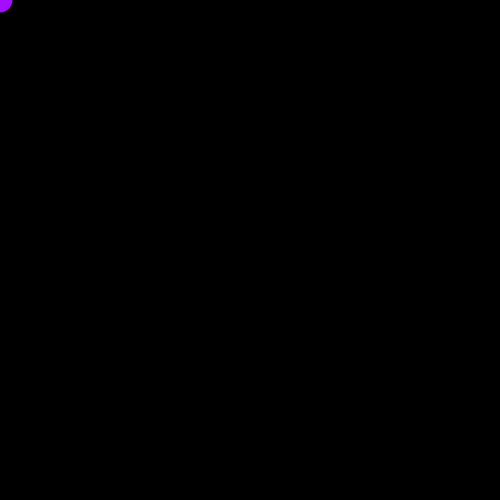
Frame 1 (no input)
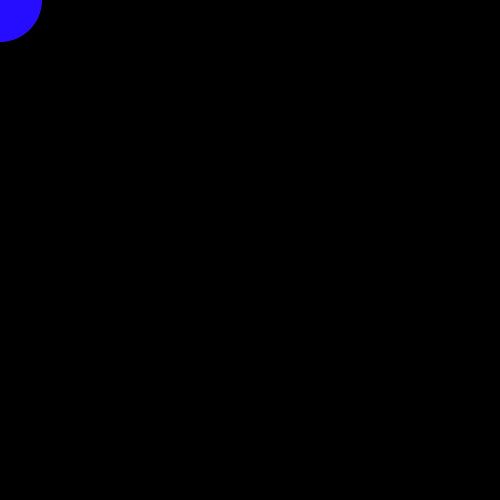
Frame 60 (the mouse pressed at the canvas centre just before this capture)
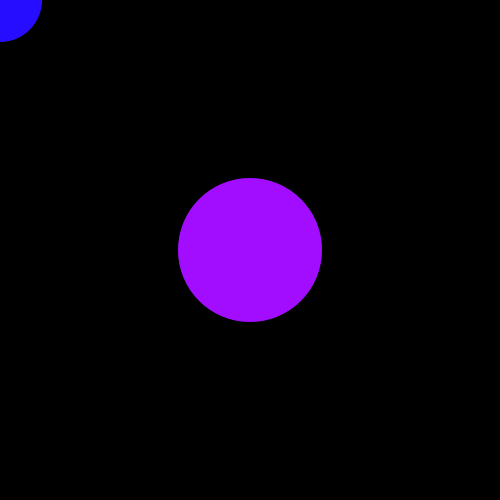
Frame 120 (the mouse held since frame 60 and released just before this capture)

The Processing sketch that drew these frames (run headless with seeded random() and noise(); from frame 60 on, the mouse is pressed at the canvas centre):

// Processing sketch: processing_31491
// ── processing_31491.pde

int bubble = 25;
int value = 0;


void setup(){
  size(500,500);
  background(0);
  
}

void draw(){
  noStroke();
  fill(random(255),13,255);
  ellipse(mouseX,mouseY,bubble,bubble);
  bubble = bubble + 1;
}

void mouseClicked() {
  if(bubble > 0) {
    bubble = 0;
  } else {
    bubble = 0;
  }
}               
